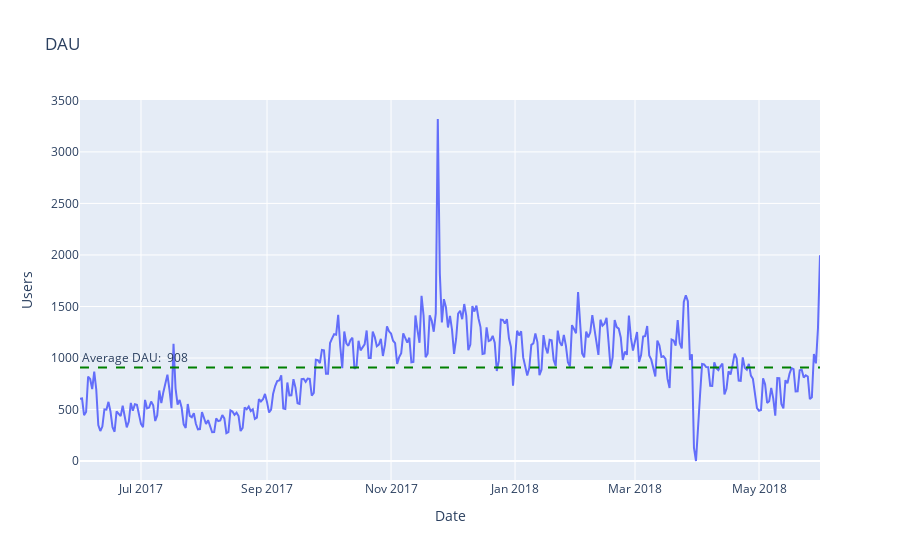

Notebook cell for this chart:
### Markdown cell above
**DAU**

### Code cell
# Calculate DAU
dau = AU('date')

# Plot the line chart
fig = px.line(dau,
              x='date',
              y='n_users',
              title='DAU',
              labels={'date': 'Date',
                      'n_users': 'Users'}
              )

# Add the 'average' line
dau_total = dau['n_users'].mean()
fig.add_hline(y=dau_total,
              line_color='green',
              line_dash='dash',
              annotation_text=f'Average DAU: {dau_total: .0f}',
              annotation_position='top left')

fig.show()

### Figure 1 — Plotly figure (JSON) as saved in the notebook; plotly's stock layout.template omitted (floating-point values rounded to 4 significant figures; data arrays with more than 128 entries replaced by an {"elided": "..."} marker saying what was removed)
{"data": [{"hovertemplate": "Date=%{x}<br>Users=%{y}<extra></extra>", "legendgroup": "", "line": {"color": "#636efa", "dash": "solid"}, "marker": {"symbol": "circle"}, "mode": "lines", "name": "", "orientation": "v", "showlegend": false, "type": "scatter", "x": {"elided": "364 str values"}, "xaxis": "x", "y": {"elided": "364 int values"}, "yaxis": "y"}], "layout": {"annotations": [{"showarrow": false, "text": "Average DAU:  908", "x": 0, "xanchor": "left", "xref": "x domain", "y": 908.0, "yanchor": "bottom", "yref": "y"}], "legend": {"tracegroupgap": 0}, "shapes": [{"line": {"color": "green", "dash": "dash"}, "type": "line", "x0": 0, "x1": 1, "xref": "x domain", "y0": 908.0, "y1": 908.0, "yref": "y"}], "title": {"text": "DAU"}, "xaxis": {"anchor": "y", "domain": [0, 1], "title": {"text": "Date"}}, "yaxis": {"anchor": "x", "domain": [0, 1], "title": {"text": "Users"}}}}
